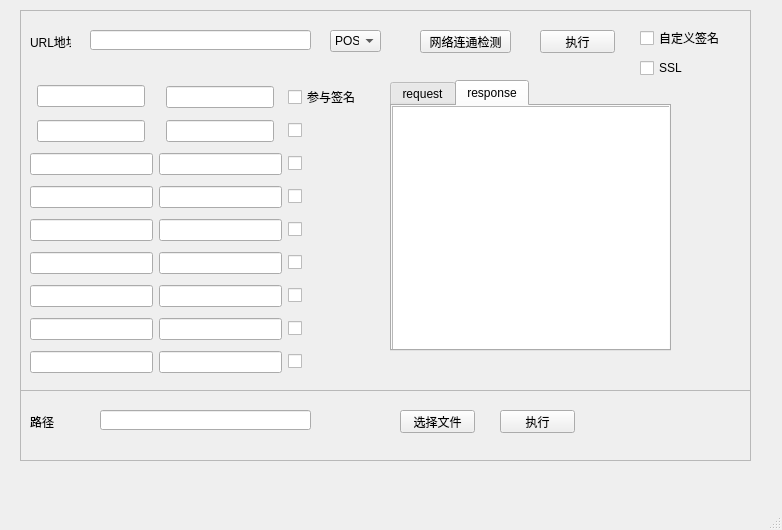
<?xml version="1.0" encoding="UTF-8"?>
<ui version="4.0">
 <class>FKAPI</class>
 <widget class="QMainWindow" name="FKAPI">
  <property name="geometry">
   <rect>
    <x>0</x>
    <y>0</y>
    <width>782</width>
    <height>530</height>
   </rect>
  </property>
  <property name="windowTitle">
   <string>MainWindow</string>
  </property>
  <property name="documentMode">
   <bool>false</bool>
  </property>
  <property name="unifiedTitleAndToolBarOnMac">
   <bool>false</bool>
  </property>
  <widget class="QWidget" name="centralwidget">
   <widget class="QFrame" name="frame">
    <property name="geometry">
     <rect>
      <x>20</x>
      <y>390</y>
      <width>731</width>
      <height>71</height>
     </rect>
    </property>
    <property name="frameShape">
     <enum>QFrame::StyledPanel</enum>
    </property>
    <property name="frameShadow">
     <enum>QFrame::Raised</enum>
    </property>
    <widget class="QLabel" name="label">
     <property name="geometry">
      <rect>
       <x>10</x>
       <y>21</y>
       <width>54</width>
       <height>21</height>
      </rect>
     </property>
     <property name="text">
      <string>路径</string>
     </property>
    </widget>
    <widget class="QLineEdit" name="lineEdit">
     <property name="geometry">
      <rect>
       <x>80</x>
       <y>20</y>
       <width>211</width>
       <height>20</height>
      </rect>
     </property>
    </widget>
    <widget class="QPushButton" name="pushButton">
     <property name="geometry">
      <rect>
       <x>380</x>
       <y>20</y>
       <width>75</width>
       <height>23</height>
      </rect>
     </property>
     <property name="text">
      <string>选择文件</string>
     </property>
    </widget>
    <widget class="QPushButton" name="pushButton_3">
     <property name="geometry">
      <rect>
       <x>480</x>
       <y>20</y>
       <width>75</width>
       <height>23</height>
      </rect>
     </property>
     <property name="text">
      <string>执行</string>
     </property>
    </widget>
   </widget>
   <widget class="QFrame" name="frame_2">
    <property name="geometry">
     <rect>
      <x>20</x>
      <y>10</y>
      <width>731</width>
      <height>381</height>
     </rect>
    </property>
    <property name="frameShape">
     <enum>QFrame::StyledPanel</enum>
    </property>
    <property name="frameShadow">
     <enum>QFrame::Raised</enum>
    </property>
    <widget class="QLabel" name="label_3">
     <property name="geometry">
      <rect>
       <x>10</x>
       <y>22</y>
       <width>41</width>
       <height>20</height>
      </rect>
     </property>
     <property name="text">
      <string>URL地址</string>
     </property>
    </widget>
    <widget class="QLineEdit" name="lineEdit_1">
     <property name="geometry">
      <rect>
       <x>70</x>
       <y>20</y>
       <width>221</width>
       <height>20</height>
      </rect>
     </property>
    </widget>
    <widget class="QPushButton" name="pushButton_4">
     <property name="geometry">
      <rect>
       <x>520</x>
       <y>20</y>
       <width>75</width>
       <height>23</height>
      </rect>
     </property>
     <property name="text">
      <string>执行</string>
     </property>
    </widget>
    <widget class="QPushButton" name="pushButton_2">
     <property name="geometry">
      <rect>
       <x>400</x>
       <y>20</y>
       <width>91</width>
       <height>23</height>
      </rect>
     </property>
     <property name="text">
      <string>网络连通检测</string>
     </property>
    </widget>
    <widget class="QWidget" name="gridLayoutWidget">
     <property name="geometry">
      <rect>
       <x>10</x>
       <y>70</y>
       <width>331</width>
       <height>307</height>
      </rect>
     </property>
     <layout class="QGridLayout" name="gridLayout">
      <item row="5" column="1">
       <widget class="QLineEdit" name="lineEdit_12"/>
      </item>
      <item row="3" column="1">
       <widget class="QLineEdit" name="lineEdit_10"/>
      </item>
      <item row="1" column="1" alignment="Qt::AlignHCenter">
       <widget class="QLineEdit" name="lineEdit_5"/>
      </item>
      <item row="0" column="1" alignment="Qt::AlignHCenter">
       <widget class="QLineEdit" name="lineEdit_6"/>
      </item>
      <item row="8" column="1">
       <widget class="QLineEdit" name="lineEdit_16"/>
      </item>
      <item row="5" column="0">
       <widget class="QLineEdit" name="lineEdit_11"/>
      </item>
      <item row="5" column="2">
       <widget class="QCheckBox" name="checkBox_5">
        <property name="text">
         <string/>
        </property>
       </widget>
      </item>
      <item row="0" column="0" alignment="Qt::AlignHCenter|Qt::AlignTop">
       <widget class="QLineEdit" name="lineEdit_3"/>
      </item>
      <item row="8" column="0">
       <widget class="QLineEdit" name="lineEdit_15"/>
      </item>
      <item row="6" column="2">
       <widget class="QCheckBox" name="checkBox_6">
        <property name="text">
         <string/>
        </property>
       </widget>
      </item>
      <item row="6" column="1">
       <widget class="QLineEdit" name="lineEdit_14"/>
      </item>
      <item row="0" column="2">
       <widget class="QCheckBox" name="checkBox_10">
        <property name="text">
         <string>参与签名</string>
        </property>
       </widget>
      </item>
      <item row="1" column="0" alignment="Qt::AlignHCenter">
       <widget class="QLineEdit" name="lineEdit_4"/>
      </item>
      <item row="2" column="0">
       <widget class="QLineEdit" name="lineEdit_7"/>
      </item>
      <item row="2" column="1">
       <widget class="QLineEdit" name="lineEdit_8"/>
      </item>
      <item row="1" column="2">
       <widget class="QCheckBox" name="checkBox_2">
        <property name="text">
         <string/>
        </property>
       </widget>
      </item>
      <item row="2" column="2">
       <widget class="QCheckBox" name="checkBox_3">
        <property name="text">
         <string/>
        </property>
       </widget>
      </item>
      <item row="3" column="0">
       <widget class="QLineEdit" name="lineEdit_9"/>
      </item>
      <item row="3" column="2">
       <widget class="QCheckBox" name="checkBox_4">
        <property name="text">
         <string/>
        </property>
       </widget>
      </item>
      <item row="8" column="2">
       <widget class="QCheckBox" name="checkBox_7">
        <property name="text">
         <string/>
        </property>
       </widget>
      </item>
      <item row="6" column="0">
       <widget class="QLineEdit" name="lineEdit_13"/>
      </item>
      <item row="10" column="0">
       <widget class="QLineEdit" name="lineEdit_17"/>
      </item>
      <item row="10" column="1">
       <widget class="QLineEdit" name="lineEdit_18"/>
      </item>
      <item row="11" column="0">
       <widget class="QLineEdit" name="lineEdit_19"/>
      </item>
      <item row="11" column="1">
       <widget class="QLineEdit" name="lineEdit_20"/>
      </item>
      <item row="10" column="2">
       <widget class="QCheckBox" name="checkBox_8">
        <property name="text">
         <string/>
        </property>
       </widget>
      </item>
      <item row="11" column="2">
       <widget class="QCheckBox" name="checkBox_9">
        <property name="text">
         <string/>
        </property>
       </widget>
      </item>
     </layout>
    </widget>
    <widget class="QTabWidget" name="tabWidget">
     <property name="geometry">
      <rect>
       <x>370</x>
       <y>70</y>
       <width>281</width>
       <height>271</height>
      </rect>
     </property>
     <property name="currentIndex">
      <number>1</number>
     </property>
     <widget class="QWidget" name="tab">
      <attribute name="title">
       <string>request</string>
      </attribute>
      <widget class="QTextEdit" name="textEdit">
       <property name="geometry">
        <rect>
         <x>-7</x>
         <y>0</y>
         <width>281</width>
         <height>251</height>
        </rect>
       </property>
      </widget>
     </widget>
     <widget class="QWidget" name="tab_2">
      <attribute name="title">
       <string>response</string>
      </attribute>
      <widget class="QTextBrowser" name="textBrowser_2">
       <property name="geometry">
        <rect>
         <x>0</x>
         <y>0</y>
         <width>281</width>
         <height>251</height>
        </rect>
       </property>
      </widget>
     </widget>
    </widget>
    <widget class="QCheckBox" name="checkBox">
     <property name="geometry">
      <rect>
       <x>620</x>
       <y>20</y>
       <width>91</width>
       <height>16</height>
      </rect>
     </property>
     <property name="text">
      <string>自定义签名</string>
     </property>
    </widget>
    <widget class="QComboBox" name="comboBox">
     <property name="geometry">
      <rect>
       <x>310</x>
       <y>20</y>
       <width>51</width>
       <height>22</height>
      </rect>
     </property>
     <item>
      <property name="text">
       <string>POST</string>
      </property>
     </item>
     <item>
      <property name="text">
       <string>GET</string>
      </property>
     </item>
     <item>
      <property name="text">
       <string>PUT</string>
      </property>
     </item>
     <item>
      <property name="text">
       <string>HEAD</string>
      </property>
     </item>
     <item>
      <property name="text">
       <string>DELETE</string>
      </property>
     </item>
     <item>
      <property name="text">
       <string>UPDATE</string>
      </property>
     </item>
     <item>
      <property name="text">
       <string>TRACEROUTE</string>
      </property>
     </item>
    </widget>
    <widget class="QCheckBox" name="checkBox_11">
     <property name="geometry">
      <rect>
       <x>620</x>
       <y>50</y>
       <width>71</width>
       <height>16</height>
      </rect>
     </property>
     <property name="text">
      <string>SSL</string>
     </property>
    </widget>
   </widget>
  </widget>
  <widget class="QMenuBar" name="menubar">
   <property name="enabled">
    <bool>true</bool>
   </property>
   <property name="geometry">
    <rect>
     <x>0</x>
     <y>0</y>
     <width>782</width>
     <height>23</height>
    </rect>
   </property>
   <property name="defaultUp">
    <bool>false</bool>
   </property>
   <property name="nativeMenuBar">
    <bool>false</bool>
   </property>
  </widget>
  <widget class="QStatusBar" name="statusbar"/>
 </widget>
 <resources/>
 <connections/>
</ui>
